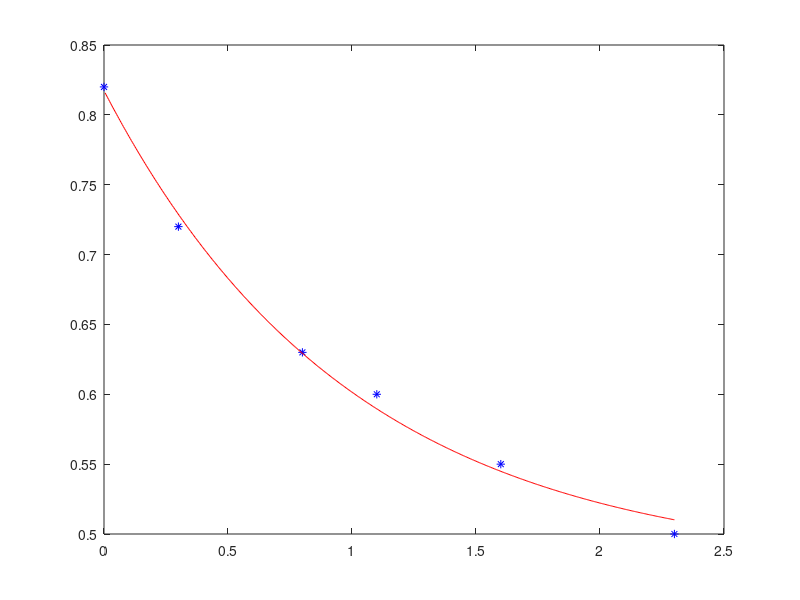

This chart was generated by the following MATLAB code:
t=[0.0 0.3 0.8 1.1 1.6 2.3]';
Y=[0.82 0.72 0.63 0.60 0.55 0.5]';
A=[ones(size(t)),exp(-t)];
x=A\Y;
n=500;
tt=zeros(n,1);
yy=zeros(n,1);
dt=2.3/n;
for i=1:n
    tt(i)=i*dt;
    yy(i)=x(1)+x(2)*exp(-tt(i));
end
plot(t,Y,'*b',tt,yy,'r')
